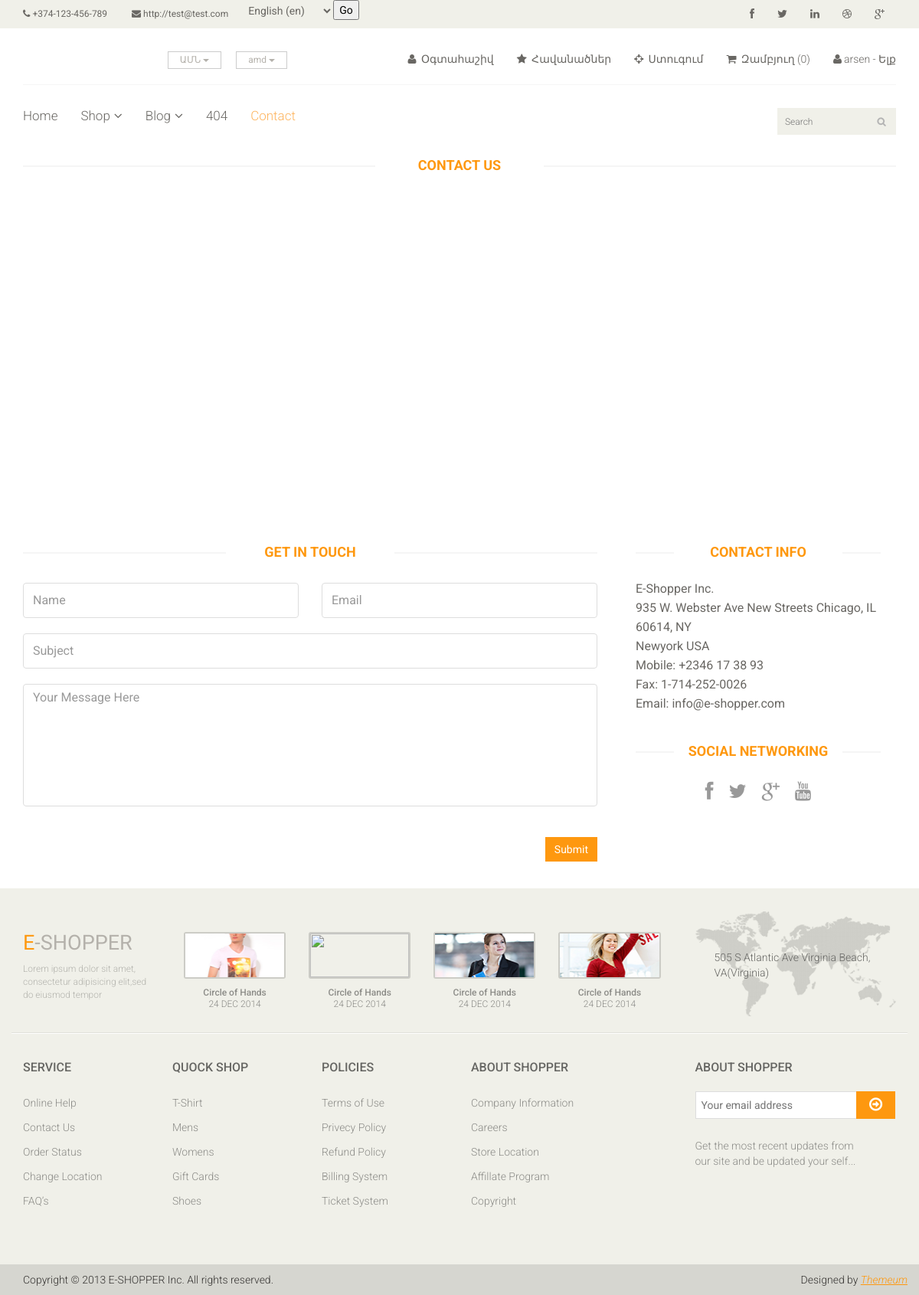
Screenshot of /contact-us/ (signed in) with the database file from the repository.
### main/models.py (models this page shows, shortened)
class HeaderInfo(models.Model):
    name = models.CharField('Site name', max_length=50)
    phone = models.CharField('Phone number', max_length=50)
    email = models.URLField('Email adress', null=True)
    img = models.ImageField('Logo', upload_to='images')
    facebook = models.URLField('Facebook link', blank=True)
    twitter = models.URLField('Twitter link', blank=True)
    linkedin = models.URLField('Linkedin link', blank=True)
    dribbble = models.URLField('Dribbble link', blank=True)
    google_plus = models.URLField('Google-plus link', blank=True)
    country1 = models.CharField('Country 1', max_length=50, blank=True)
    country2 = models.CharField('Country 2', max_length=50, blank=True)
    country3 = models.CharField('Country 3', max_length=50, blank=True)
    curency1 = models.CharField('Curency 1', max_length=50, blank=True)
    curency2 = models.CharField('Curency 2', max_length=50, blank=True)
    curency3 = models.CharField('Curency 3', max_length=50, blank=True)
    account = models.CharField('Account', max_length=50)
    wishlist = models.CharField('wishlist', max_length=50)
    checkout = models.CharField('checkout', max_length=50)
    cart = models.CharField('cart', max_length=50)
    login = models.CharField('login', max_length=50)
    logout = models.CharField('logout', max_length=50)
    signup = models.CharField('signup', max_length=50)
    class Meta:
        verbose_name = 'HeaderInfo'
        verbose_name_plural = 'HeaderInfo'

class Curency(models.Model):
    name = models.CharField('Curency name', default='usd', max_length=20)
    kurs_amd = models.PositiveIntegerField('AMD kurs')
    class Meta:
        verbose_name = 'Curency'
        verbose_name_plural = 'Curency'

### main/views.py (the view)
# urls.py: path('contact-us/',views.contact_us,name = 'contact-us'),
def contact_us(request):
    headerinfo = HeaderInfo.objects.all()[0]
    contactus = ContactUs.objects.all()
    cur = Curency.objects.all()[0]
    cart_list = Cart.objects.all()
    if request.method == 'POST':
        form = ContactForm(request.POST)
        if form.is_valid():
            ContactUs.objects.create(**form.cleaned_data)
            return redirect('contact-us')
    else:
        form = ContactForm()
    return render(request,'main/contact-us.html', context={
	   'headerinfo':headerinfo,
	   'act':'contact_us',
        'contactus':contactus,
        'cur':cur,
        'cart_list':cart_list
    })

### main/templates/main/contact-us.html (shortened to what this page needs)
{% extends 'main/base.html' %}
{% block body %}
{% load static %}
	 <div id="contact-page" class="container">
    	<div class="bg">
	    	<div class="row">
	    		<div class="col-sm-12">
					<h2 class="title text-center">Contact <strong>Us</strong></h2>
					<div id="gmap" class="contact-map">
					</div>
				</div>
			</div>
    		<div class="row">
	    		<div class="col-sm-8">
	    			<div class="contact-form">
	    				<h2 class="title text-center">Get In Touch</h2>
				    	<form id="main-contact-form" class="contact-form row" name="contact-form" method="post">
				            <div class="form-group col-md-6">
				                <input type="text" name="name" class="form-control" required="required" placeholder="Name">
				            </div>
				            <div class="form-group col-md-6">
				                <input type="email" name="email" class="form-control" required="required" placeholder="Email">
				            </div>
				            <div class="form-group col-md-12">
				                <input type="text" name="subject" class="form-control" required="required" placeholder="Subject">
				            </div>
				            <div class="form-group col-md-12">
				                <textarea name="message" id="message" required="required" class="form-control" rows="8" placeholder="Your Message Here"></textarea>
				            </div>
				            <div class="form-group col-md-12">
				                <input type="submit" name="submit" class="btn btn-primary pull-right" value="Submit">
				            </div>
				        </form>
	    			</div>
	    		</div>
	    		<div class="col-sm-4">
	    			<div class="contact-info">
	    				<h2 class="title text-center">Contact Info</h2>
	    				<address>
	    					<p>E-Shopper Inc.</p>
							<p>935 W. Webster Ave New Streets Chicago, IL 60614, NY</p>
							<p>Newyork USA</p>
							<p>Mobile: +2346 17 38 93</p>
							<p>Fax: 1-714-252-0026</p>
							<p>Email: info@e-shopper.com</p>
	    				</address>
	    				<div class="social-networks">
	    					<h2 class="title text-center">Social Networking</h2>
							<ul>
								<li>
									<a href="#"><i class="fa fa-facebook"></i></a>
								</li>
								<li>
									<a href="#"><i class="fa fa-twitter"></i></a>
								</li>
								<li>
									<a href="#"><i class="fa fa-google-plus"></i></a>
								</li>
								<li>
									<a href="#"><i class="fa fa-youtube"></i></a>
								</li>
							</ul>
	    				</div>
	    			</div>
    			</div>
	    	</div>
    	</div>
    </div>
{% endblock %}

### main/templates/main/base.html (shortened to what this page needs)
{% load i18n %}
{% load static %}
<!DOCTYPE html>
<html lang="en">
<head>
    <link href="{% static 'css/bootstrap.min.css' %}" rel="stylesheet">
    <link href="{% static 'css/font-awesome.min.css' %}" rel="stylesheet">
    <link href="{% static 'css/prettyPhoto.css' %}" rel="stylesheet">
    <link href="{% static 'css/price-range.css' %}" rel="stylesheet">
    <link href="{% static 'css/animate.css' %}" rel="stylesheet">
	<link href="{% static 'css/main.css' %}" rel="stylesheet">
	<link href="{% static 'css/responsive.css' %}" rel="stylesheet">
</head>
<body>
	<header id="header">
		<div class="header_top">
			<div class="container">
				<div class="row">
					<div class="col-sm-6">
						<div class="contactinfo">
							<ul class="nav nav-pills">
								<li><a href="#"><i class="fa fa-phone"></i> {{ headerinfo.phone }}</a></li>
								<li><a href="#"><i class="fa fa-envelope"></i> {{ headerinfo.email }}</a></li>
								<li>
									<li>
										<form action="{% url 'set_language' %}" method="post">{% csrf_token %}
										<select name="language">
											{% get_current_language as LANGUAGE_CODE %}
											{% get_available_languages as LANGUAGES %}
											{% get_language_info_list for LANGUAGES as languages %}{% for language in languages %}
										<option value="{{ language.code }}"{% if language.code == LANGUAGE_CODE %}
										selected{% endif %}>
											{{ language.name_local }} ({{ language.code }})
										</option>
											{% endfor %}
										</select>
									</li>
									<input type="submit" value="Go">
								</li>
							</ul>
						</div>
					</div>
					<div class="col-sm-6">
						<div class="social-icons pull-right">
							<ul class="nav navbar-nav">
								<li><a href="{{ headerinfo.facebook }}"><i class="fa fa-facebook"></i></a></li>
								<li><a href="{{ headerinfo.twitter }}"><i class="fa fa-twitter"></i></a></li>
								<li><a href="{{ headerinfo.linkedin }}"><i class="fa fa-linkedin"></i></a></li>
								<li><a href="{{ headerinfo.dribbble }}"><i class="fa fa-dribbble"></i></a></li>
								<li><a href="{{ headerinfo.google_plus }}"><i class="fa fa-google-plus"></i></a></li>
							</ul>
						</div>
					</div>
				</div>
			</div>
		</div>
		<div class="header-middle">
			<div class="container">
				<div class="row">
					<div class="col-sm-4">
						<div class="btn-group pull-right">
							<div class="btn-group">
								<button type="button" class="btn btn-default dropdown-toggle usa" data-toggle="dropdown">
									{{ headerinfo.country1 }}
									<span class="caret"></span>
								</button>
							</div>
							<div class="btn-group">
								<button type="button" class="btn btn-default dropdown-toggle usa" data-toggle="dropdown">
									{{ cur.name }}
									<span class="caret"></span>
								</button>
							</div>
						</div>
					</div>
					<div class="col-sm-8">
						<div class="shop-menu pull-right">
							<ul class="nav navbar-nav">
								<li><a href="#"><i class="fa fa-user"></i> {{ headerinfo.account }}</a></li>
								<li><a href="#"><i class="fa fa-star"></i> {{ headerinfo.wishlist }}</a></li>
								<li><a href="{% url 'checkout' %}"><i class="fa fa-crosshairs"></i> {{ headerinfo.checkout }}</a></li>
								<li><a href="{% url 'cart' %}"><i class="fa fa-shopping-cart"></i> {{ headerinfo.cart }} ({{ cart_list | length }})</a></li>
                                {% if user.is_authenticated %}
								    <li><a href="{% url 'logout' %}"><i class="fa fa-user"></i>{{ user.username }} - {{ headerinfo.logout }}</a></li>
                                {% else %}
                                    <li><a href="{% url 'login' %}"><i class="fa fa-lock"></i> {{ headerinfo.login }}</a></li>
	    							<li><a href="{% url 'register' %}"><i class="fa fa-lock"></i>{{ headerinfo.signup }}</a></li>
                                {% endif %}
							</ul>
						</div>
					</div>
				</div>
			</div>
		</div>
		<div class="header-bottom">
			<div class="container">
				<div class="row">
					<div class="col-sm-9">
						<div class="mainmenu pull-left">
							<ul class="nav navbar-nav collapse navbar-collapse">
								<li><a href="{% url 'index' %}" class="{% if act == 'index' %}active{% endif %}">Home</a></li>
								<li class="dropdown"><a href="#">Shop<i class="fa fa-angle-down"></i></a>
                                </li>
								<li class="dropdown"><a href="#">Blog<i class="fa fa-angle-down"></i></a>
                                </li>
								<li><a href="{% url '404' %}">404</a></li>
								<li><a href="{% url 'contact-us' %}" class="{% if act == 'contact_us' %}active{% endif %}">Contact</a></li>
							</ul>
						</div>
					</div>
					<div class="col-sm-3">
						<div class="search_box pull-right">
							<input type="text" placeholder="Search"/>
						</div>
					</div>
				</div>
			</div>
		</div>
	</header>
    {% block body %}{% endblock %}
	<footer id="footer">
		<div class="footer-top">
			<div class="container">
				<div class="row">
					<div class="col-sm-2">
						<div class="companyinfo">
							<h2><span>e</span>-shopper</h2>
							<p>Lorem ipsum dolor sit amet, consectetur adipisicing elit,sed do eiusmod tempor</p>
						</div>
					</div>
					<div class="col-sm-7">
						<div class="col-sm-3">
							<div class="video-gallery text-center">
								<a href="#">
									<div class="iframe-img">
										<img src="{% static 'images/home/iframe1.png' %}" alt="" />
									</div>
								</a>
								<p>Circle of Hands</p>
								<h2>24 DEC 2014</h2>
							</div>
						</div>
						<div class="col-sm-3">
							<div class="video-gallery text-center">
								<a href="#">
									<div class="iframe-img">
										<img src="{% static 'images/home/iframe2.' %}" alt="" />
									</div>
								</a>
								<p>Circle of Hands</p>
								<h2>24 DEC 2014</h2>
							</div>
						</div>
						<div class="col-sm-3">
							<div class="video-gallery text-center">
								<a href="#">
									<div class="iframe-img">
										<img src="{% static 'images/home/iframe3.png' %}" alt="" />
									</div>
								</a>
								<p>Circle of Hands</p>
								<h2>24 DEC 2014</h2>
							</div>
						</div>
						<div class="col-sm-3">
							<div class="video-gallery text-center">
								<a href="#">
									<div class="iframe-img">
										<img src="{% static 'images/home/iframe4.png' %}" alt="" />
									</div>
								</a>
								<p>Circle of Hands</p>
								<h2>24 DEC 2014</h2>
							</div>
						</div>
					</div>
					<div class="col-sm-3">
						<div class="address">
							<img src="{% static 'images/home/map.png' %}" alt="" />
							<p>505 S Atlantic Ave Virginia Beach, VA(Virginia)</p>
						</div>
					</div>
				</div>
			</div>
		</div>
		<div class="footer-widget">
			<div class="container">
				<div class="row">
					<div class="col-sm-2">
						<div class="single-widget">
							<h2>Service</h2>
							<ul class="nav nav-pills nav-stacked">
								<li><a href="#">Online Help</a></li>
								<li><a href="#">Contact Us</a></li>
								<li><a href="#">Order Status</a></li>
								<li><a href="#">Change Location</a></li>
								<li><a href="#">FAQ’s</a></li>
							</ul>
						</div>
					</div>
					<div class="col-sm-2">
						<div class="single-widget">
							<h2>Quock Shop</h2>
							<ul class="nav nav-pills nav-stacked">
								<li><a href="#">T-Shirt</a></li>
								<li><a href="#">Mens</a></li>
								<li><a href="#">Womens</a></li>
								<li><a href="#">Gift Cards</a></li>
								<li><a href="#">Shoes</a></li>
							</ul>
						</div>
					</div>
					<div class="col-sm-2">
						<div class="single-widget">
							<h2>Policies</h2>
							<ul class="nav nav-pills nav-stacked">
								<li><a href="#">Terms of Use</a></li>
								<li><a href="#">Privecy Policy</a></li>
								<li><a href="#">Refund Policy</a></li>
								<li><a href="#">Billing System</a></li>
								<li><a href="#">Ticket System</a></li>
							</ul>
						</div>
					</div>
					<div class="col-sm-2">
						<div class="single-widget">
							<h2>About Shopper</h2>
							<ul class="nav nav-pills nav-stacked">
								<li><a href="#">Company Information</a></li>
								<li><a href="#">Careers</a></li>
								<li><a href="#">Store Location</a></li>
								<li><a href="#">Affillate Program</a></li>
								<li><a href="#">Copyright</a></li>
							</ul>
						</div>
					</div>
					<div class="col-sm-3 col-sm-offset-1">
						<div class="single-widget">
							<h2>About Shopper</h2>
							<form action="#" class="searchform">
								<input type="text" placeholder="Your email address" />
								<button type="submit" class="btn btn-default"><i class="fa fa-arrow-circle-o-right"></i></button>
								<p>Get the most recent updates from <br />our site and be updated your self...</p>
							</form>
						</div>
					</div>
				</div>
			</div>
		</div>
		<div class="footer-bottom">
			<div class="container">
				<div class="row">
					<p class="pull-left">Copyright © 2013 E-SHOPPER Inc. All rights reserved.</p>
					<p class="pull-right">Designed by <span><a target="_blank" href="http://www.themeum.com">Themeum</a></span></p>
				</div>
			</div>
		</div>
	</footer>
</body>
</html>

### rows the page displays
HeaderInfo: phone "+374-123-456-789", email "http://test@test.com", country1 "ԱՄՆ", account "Օգտահաշիվ", wishlist "Հավանածներ", checkout "Ստուգում", cart "Զամբյուղ", logout "Ելք"
Curency: name "amd"

### other values shown
{{ cart_list | length }} "0"
{{ user.username }} "arsen"
form field language "English (en)"
